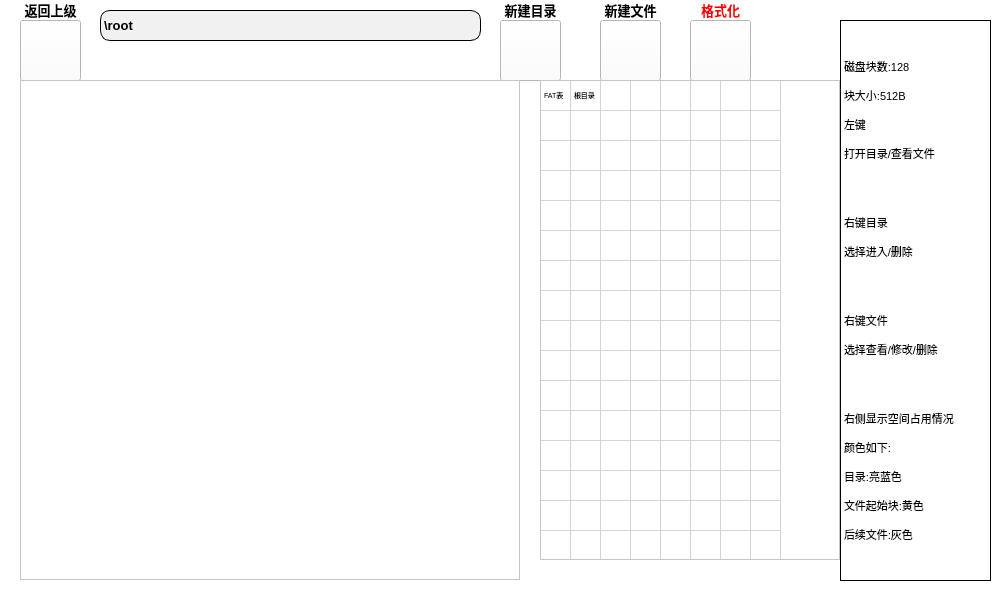
<?xml version="1.0" encoding="UTF-8"?>
<ui version="4.0">
 <class>fileSystem</class>
 <widget class="QMainWindow" name="fileSystem">
  <property name="geometry">
   <rect>
    <x>0</x>
    <y>0</y>
    <width>1000</width>
    <height>600</height>
   </rect>
  </property>
  <property name="sizePolicy">
   <sizepolicy hsizetype="Fixed" vsizetype="Fixed">
    <horstretch>0</horstretch>
    <verstretch>0</verstretch>
   </sizepolicy>
  </property>
  <property name="windowTitle">
   <string>fileSystem</string>
  </property>
  <property name="styleSheet">
   <string notr="true"/>
  </property>
  <widget class="QWidget" name="centralWidget">
   <property name="styleSheet">
    <string notr="true">background:rgb(255, 255, 255);</string>
   </property>
   <widget class="QPushButton" name="BackBtn">
    <property name="geometry">
     <rect>
      <x>20</x>
      <y>20</y>
      <width>61</width>
      <height>61</height>
     </rect>
    </property>
    <property name="styleSheet">
     <string notr="true">QPushButton {
    border-image: url(:/icons/Back1.png);
}
QPushButton:hover {
    border-image: url(:/icons/Back2.png);
}
QPushButton:pressed {
    border-image: url(:/icons/Back3.png);
}</string>
    </property>
    <property name="text">
     <string/>
    </property>
   </widget>
   <widget class="QPushButton" name="AddDirBtn">
    <property name="geometry">
     <rect>
      <x>500</x>
      <y>20</y>
      <width>61</width>
      <height>61</height>
     </rect>
    </property>
    <property name="styleSheet">
     <string notr="true">QPushButton {
    border-image: url(:/icons/AddDir1.png);
}
QPushButton:hover {
    border-image: url(:/icons/AddDir2.png);
}
QPushButton:pressed {
    border-image: url(:/icons/AddDir3.png);
}</string>
    </property>
    <property name="text">
     <string/>
    </property>
    <property name="icon">
     <iconset>
      <normaloff>:/icons/AddDir.png</normaloff>:/icons/AddDir.png</iconset>
    </property>
    <property name="iconSize">
     <size>
      <width>12</width>
      <height>12</height>
     </size>
    </property>
   </widget>
   <widget class="QPushButton" name="AddFileBtn">
    <property name="geometry">
     <rect>
      <x>600</x>
      <y>20</y>
      <width>61</width>
      <height>61</height>
     </rect>
    </property>
    <property name="styleSheet">
     <string notr="true">QPushButton {
    border-image: url(:/icons/AddFile1.png);
}
QPushButton:hover {
    border-image: url(:/icons/AddFile2.png);
}
QPushButton:pressed {
    border-image: url(:/icons/AddFile3.png);
}</string>
    </property>
    <property name="icon">
     <iconset>
      <normaloff>:/icons/AddFile.png</normaloff>:/icons/AddFile.png</iconset>
    </property>
    <property name="iconSize">
     <size>
      <width>12</width>
      <height>12</height>
     </size>
    </property>
   </widget>
   <widget class="QPushButton" name="FormatBtn">
    <property name="geometry">
     <rect>
      <x>690</x>
      <y>20</y>
      <width>61</width>
      <height>61</height>
     </rect>
    </property>
    <property name="styleSheet">
     <string notr="true">QPushButton {
    border-image: url(:/icons/Format1.png);
}
QPushButton:hover {
    border-image: url(:/icons/Format2.png);
}
QPushButton:pressed {
    border-image: url(:/icons/Format3.png);
}</string>
    </property>
    <property name="text">
     <string/>
    </property>
   </widget>
   <widget class="QLabel" name="PathLabel">
    <property name="geometry">
     <rect>
      <x>100</x>
      <y>10</y>
      <width>381</width>
      <height>31</height>
     </rect>
    </property>
    <property name="styleSheet">
     <string notr="true">background:rgb(255, 255, 255)rgb(241, 241, 241)rgb(241, 241, 241);
border:1px solid black;
border-radius: 10px;
font-weight: bold;</string>
    </property>
    <property name="text">
     <string>&lt;html&gt;&lt;head/&gt;&lt;body&gt;&lt;p&gt;&lt;span style=&quot; font-size:10pt;&quot;&gt;\root&lt;/span&gt;&lt;/p&gt;&lt;/body&gt;&lt;/html&gt;</string>
    </property>
   </widget>
   <widget class="QLabel" name="BackLabel">
    <property name="geometry">
     <rect>
      <x>0</x>
      <y>0</y>
      <width>101</width>
      <height>21</height>
     </rect>
    </property>
    <property name="text">
     <string>&lt;html&gt;&lt;head/&gt;&lt;body&gt;&lt;p align=&quot;center&quot;&gt;&lt;span style=&quot; font-size:10pt; font-weight:700;&quot;&gt;返回上级&lt;/span&gt;&lt;/p&gt;&lt;/body&gt;&lt;/html&gt;</string>
    </property>
   </widget>
   <widget class="QLabel" name="AddDirLabel">
    <property name="geometry">
     <rect>
      <x>480</x>
      <y>0</y>
      <width>101</width>
      <height>21</height>
     </rect>
    </property>
    <property name="text">
     <string>&lt;html&gt;&lt;head/&gt;&lt;body&gt;&lt;p align=&quot;center&quot;&gt;&lt;span style=&quot; font-size:10pt; font-weight:700;&quot;&gt;新建目录&lt;/span&gt;&lt;/p&gt;&lt;/body&gt;&lt;/html&gt;</string>
    </property>
   </widget>
   <widget class="QLabel" name="AddFileLabel">
    <property name="geometry">
     <rect>
      <x>580</x>
      <y>0</y>
      <width>101</width>
      <height>21</height>
     </rect>
    </property>
    <property name="text">
     <string>&lt;html&gt;&lt;head/&gt;&lt;body&gt;&lt;p align=&quot;center&quot;&gt;&lt;span style=&quot; font-size:10pt; font-weight:700;&quot;&gt;新建文件&lt;/span&gt;&lt;/p&gt;&lt;/body&gt;&lt;/html&gt;</string>
    </property>
   </widget>
   <widget class="QLabel" name="AddFileLabel_2">
    <property name="geometry">
     <rect>
      <x>670</x>
      <y>0</y>
      <width>101</width>
      <height>21</height>
     </rect>
    </property>
    <property name="text">
     <string>&lt;html&gt;&lt;head/&gt;&lt;body&gt;&lt;p align=&quot;center&quot;&gt;&lt;span style=&quot; font-size:10pt; font-weight:700; color:#ff0000;&quot;&gt;格式化&lt;/span&gt;&lt;/p&gt;&lt;/body&gt;&lt;/html&gt;</string>
    </property>
   </widget>
   <widget class="QTableWidget" name="tableWidget">
    <property name="geometry">
     <rect>
      <x>20</x>
      <y>80</y>
      <width>500</width>
      <height>500</height>
     </rect>
    </property>
    <property name="contextMenuPolicy">
     <enum>Qt::NoContextMenu</enum>
    </property>
    <property name="verticalScrollBarPolicy">
     <enum>Qt::ScrollBarAlwaysOff</enum>
    </property>
    <property name="horizontalScrollBarPolicy">
     <enum>Qt::ScrollBarAlwaysOff</enum>
    </property>
    <property name="editTriggers">
     <set>QAbstractItemView::NoEditTriggers</set>
    </property>
    <property name="showGrid">
     <bool>false</bool>
    </property>
    <property name="rowCount">
     <number>4</number>
    </property>
    <property name="columnCount">
     <number>4</number>
    </property>
    <attribute name="horizontalHeaderVisible">
     <bool>false</bool>
    </attribute>
    <attribute name="horizontalHeaderDefaultSectionSize">
     <number>125</number>
    </attribute>
    <attribute name="verticalHeaderVisible">
     <bool>false</bool>
    </attribute>
    <attribute name="verticalHeaderDefaultSectionSize">
     <number>125</number>
    </attribute>
    <row/>
    <row/>
    <row/>
    <row/>
    <column/>
    <column/>
    <column/>
    <column/>
   </widget>
   <widget class="QTableWidget" name="BitMap">
    <property name="geometry">
     <rect>
      <x>540</x>
      <y>80</y>
      <width>300</width>
      <height>480</height>
     </rect>
    </property>
    <property name="font">
     <font>
      <pointsize>5</pointsize>
     </font>
    </property>
    <property name="contextMenuPolicy">
     <enum>Qt::NoContextMenu</enum>
    </property>
    <property name="styleSheet">
     <string notr="true">QTableWidget::item[row=&quot;0&quot;][column=&quot;0&quot;]::item {
    background: blue;
}

QTableWidget::item[row=&quot;0&quot;][column=&quot;1&quot;]::item {
    background: red;
}</string>
    </property>
    <property name="verticalScrollBarPolicy">
     <enum>Qt::ScrollBarAlwaysOff</enum>
    </property>
    <property name="horizontalScrollBarPolicy">
     <enum>Qt::ScrollBarAlwaysOff</enum>
    </property>
    <property name="editTriggers">
     <set>QAbstractItemView::NoEditTriggers</set>
    </property>
    <property name="selectionMode">
     <enum>QAbstractItemView::NoSelection</enum>
    </property>
    <property name="showGrid">
     <bool>true</bool>
    </property>
    <property name="rowCount">
     <number>16</number>
    </property>
    <property name="columnCount">
     <number>8</number>
    </property>
    <attribute name="horizontalHeaderVisible">
     <bool>false</bool>
    </attribute>
    <attribute name="horizontalHeaderDefaultSectionSize">
     <number>30</number>
    </attribute>
    <attribute name="verticalHeaderVisible">
     <bool>false</bool>
    </attribute>
    <attribute name="verticalHeaderDefaultSectionSize">
     <number>30</number>
    </attribute>
    <row/>
    <row/>
    <row/>
    <row/>
    <row/>
    <row/>
    <row/>
    <row/>
    <row/>
    <row/>
    <row/>
    <row/>
    <row/>
    <row/>
    <row/>
    <row/>
    <column/>
    <column/>
    <column/>
    <column/>
    <column/>
    <column/>
    <column/>
    <column/>
    <item row="0" column="0">
     <property name="text">
      <string>FAT表</string>
     </property>
     <property name="background">
      <brush brushstyle="NoBrush">
       <color alpha="255">
        <red>170</red>
        <green>255</green>
        <blue>255</blue>
       </color>
      </brush>
     </property>
     <property name="foreground">
      <brush brushstyle="NoBrush">
       <color alpha="255">
        <red>0</red>
        <green>0</green>
        <blue>0</blue>
       </color>
      </brush>
     </property>
    </item>
    <item row="0" column="1">
     <property name="text">
      <string>根目录</string>
     </property>
     <property name="background">
      <brush brushstyle="NoBrush">
       <color alpha="255">
        <red>255</red>
        <green>255</green>
        <blue>127</blue>
       </color>
      </brush>
     </property>
    </item>
   </widget>
   <widget class="QLabel" name="BackLabel_2">
    <property name="geometry">
     <rect>
      <x>840</x>
      <y>20</y>
      <width>151</width>
      <height>561</height>
     </rect>
    </property>
    <property name="styleSheet">
     <string notr="true">border:1px solid black;</string>
    </property>
    <property name="text">
     <string>&lt;html&gt;&lt;head/&gt;&lt;body&gt;&lt;p&gt;&lt;span style=&quot; font-size:8pt;&quot;&gt;磁盘块数:128&lt;/span&gt;&lt;/p&gt;&lt;p&gt;&lt;span style=&quot; font-size:8pt;&quot;&gt;块大小:512B&lt;/span&gt;&lt;/p&gt;&lt;p&gt;&lt;span style=&quot; font-size:8pt;&quot;&gt;左键&lt;/span&gt;&lt;/p&gt;&lt;p&gt;&lt;span style=&quot; font-size:8pt;&quot;&gt;打开目录/查看文件&lt;/span&gt;&lt;/p&gt;&lt;p&gt;&lt;br/&gt;&lt;/p&gt;&lt;p&gt;&lt;span style=&quot; font-size:8pt;&quot;&gt;右键目录&lt;/span&gt;&lt;/p&gt;&lt;p&gt;&lt;span style=&quot; font-size:8pt;&quot;&gt;选择进入/删除&lt;/span&gt;&lt;/p&gt;&lt;p&gt;&lt;br/&gt;&lt;/p&gt;&lt;p&gt;&lt;span style=&quot; font-size:8pt;&quot;&gt;右键文件&lt;/span&gt;&lt;/p&gt;&lt;p&gt;&lt;span style=&quot; font-size:8pt;&quot;&gt;选择查看/修改/删除&lt;/span&gt;&lt;/p&gt;&lt;p&gt;&lt;span style=&quot; font-size:8pt;&quot;&gt;&lt;br/&gt;&lt;/span&gt;&lt;/p&gt;&lt;p&gt;&lt;span style=&quot; font-size:8pt;&quot;&gt;右侧显示空间占用情况&lt;/span&gt;&lt;/p&gt;&lt;p&gt;&lt;span style=&quot; font-size:8pt;&quot;&gt;颜色如下:&lt;/span&gt;&lt;/p&gt;&lt;p&gt;&lt;span style=&quot; font-size:8pt;&quot;&gt;目录:亮蓝色&lt;/span&gt;&lt;/p&gt;&lt;p&gt;&lt;span style=&quot; font-size:8pt;&quot;&gt;文件起始块:黄色&lt;/span&gt;&lt;/p&gt;&lt;p&gt;&lt;span style=&quot; font-size:8pt;&quot;&gt;后续文件:灰色&lt;/span&gt;&lt;/p&gt;&lt;/body&gt;&lt;/html&gt;</string>
    </property>
   </widget>
   <zorder>AddFileLabel_2</zorder>
   <zorder>AddFileLabel</zorder>
   <zorder>AddDirLabel</zorder>
   <zorder>BackLabel</zorder>
   <zorder>BackBtn</zorder>
   <zorder>AddDirBtn</zorder>
   <zorder>AddFileBtn</zorder>
   <zorder>FormatBtn</zorder>
   <zorder>PathLabel</zorder>
   <zorder>tableWidget</zorder>
   <zorder>BitMap</zorder>
   <zorder>BackLabel_2</zorder>
  </widget>
 </widget>
 <resources/>
 <connections/>
</ui>
